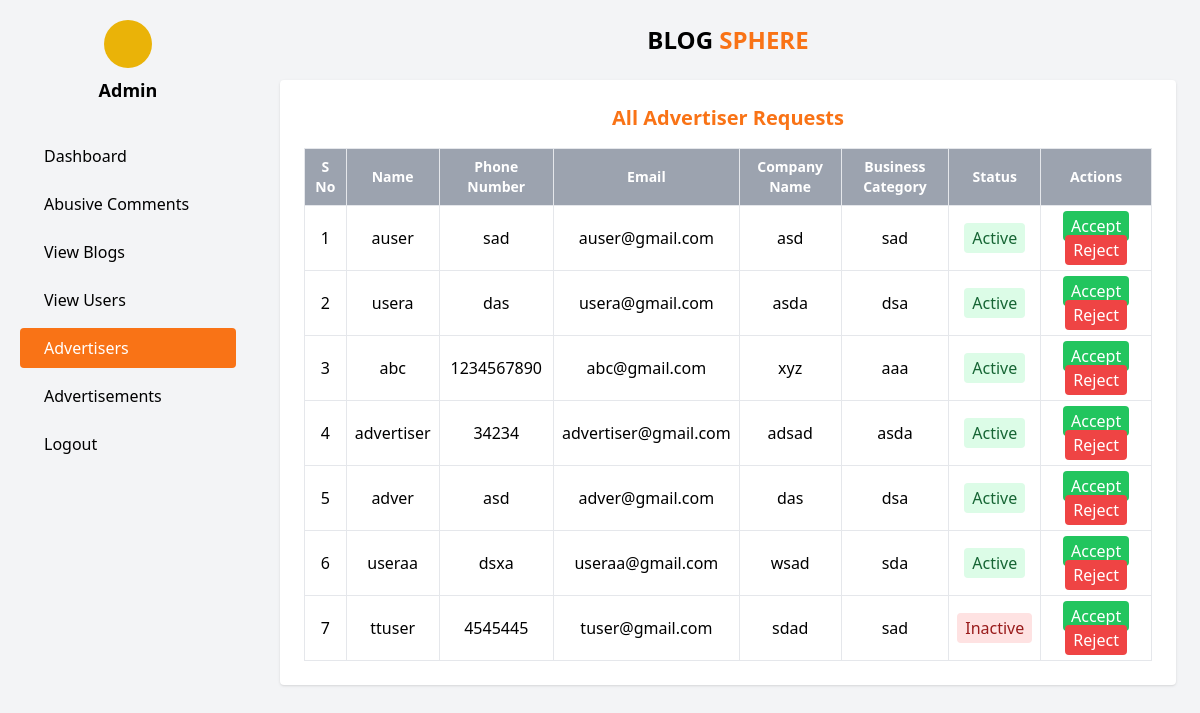
Before: /admin_panel/admin/advertisers/ (signed in) with the older database file.
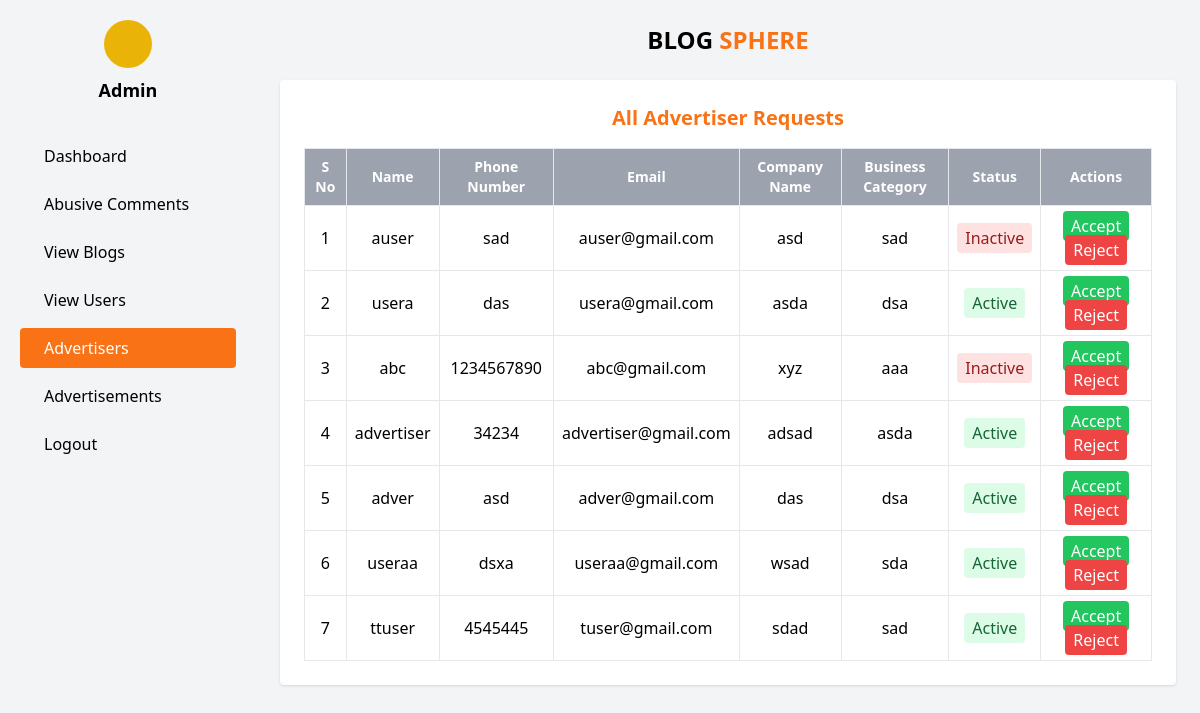
After: the same page with the newer database file.
### account/models.py (models this page shows)
class User(AbstractUser):
    USER_TYPE_CHOICES = (
        ('normal', 'Normal User'),
        ('advertiser', 'Advertiser'),
    )
    user_type = models.CharField(max_length=20, choices=USER_TYPE_CHOICES, default='normal')

### advertisers/models.py (models this page shows, shortened)
class Advertiser(models.Model):
    user = models.OneToOneField(User, on_delete=models.CASCADE)
    business_name = models.CharField(max_length=255)
    business_type = models.CharField(max_length=255)
    contact_number = models.CharField(max_length=20)
    address = models.CharField(max_length=255)
    profile_image = models.ImageField(upload_to='advertiser_profiles/', null=True, blank=True)

### admin_panel/views.py (the view)
# urls.py: path('admin/advertisers/', views.all_advertisers_view, name='all_advertisers'),
@never_cache
@user_passes_test(is_admin)
@login_required
def all_advertisers_view(request):
    advertisers = User.objects.filter(user_type='advertiser')
    return render(request, 'admin_panel/advertiser_requests.html', {'advertisers': advertisers})

### admin_panel/views.py (called while the page is built)
def is_admin(user):
    return user.is_superuser

### admin_panel/templates/admin_panel/advertiser_requests.html (shortened to what this page needs)
{% extends "admin_base.html" %}
{% block content %}
<div class="bg-white p-6 shadow rounded">
  <h2 class="text-xl font-semibold text-orange-500 mb-4">All Advertiser Requests</h2>
  <table class="w-full border-collapse border border-gray-200">
    <thead>
      <tr class="bg-gray-400 text-white text-sm">
        <th class="border p-2">S No</th>
        <th class="border p-2">Name</th>
        <th class="border p-2">Phone Number</th>
        <th class="border p-2">Email</th>
        <th class="border p-2">Company Name</th>
        <th class="border p-2">Business Category</th>
        <th class="border p-2">Status</th>
        <th class="border p-2">Actions</th>
      </tr>
    </thead>
    <tbody>
      {% for advertiser in advertisers %}
      <tr class="text-center">
        <td class="border p-2">{{ forloop.counter }}</td>
            <td class="border p-2">{{ advertiser.username }}</td>
            <td class="border p-2">{{ advertiser.advertiser.contact_number }}</td>
            <td class="border p-2">{{ advertiser.email }}</td>
            <td class="border p-2">{{ advertiser.advertiser.business_name }}</td>
            <td class="border p-2">{{ advertiser.advertiser.business_type }}</td>
            <td class="border p-2">
              {% if advertiser.is_active %}
                <span class="bg-green-100 text-green-800 px-2 py-1 rounded">Active</span>
              {% else %}
                <span class="bg-red-100 text-red-800 px-2 py-1 rounded">Inactive</span>
              {% endif %}
            </td>
        <td class="border p-2">
          <form action="" method="post" class="inline">
            <a href="{% url 'approve_advertiser' advertiser.id %}" class="bg-green-500 text-white px-2 py-1 rounded">Accept</a>
          </form>
          <form action="" method="post" class="inline">
            <a href="{% url 'reject_advertiser' advertiser.id %}" class="bg-red-500 text-white px-2 py-1 rounded">Reject</a>
          </form>
        </td>
      </tr>
      {% empty %}
      <tr>
        <td colspan="7" class="p-4 text-center text-gray-500">No advertiser requests found.</td>
      </tr>
      {% endfor %}
    </tbody>
  </table>
</div>
{% endblock %}

Changed rows visible on the page:
changed User "auser": is_active "Active" → "Inactive"
changed User "abc": is_active "Active" → "Inactive"
changed User "ttuser": is_active "Inactive" → "Active"
